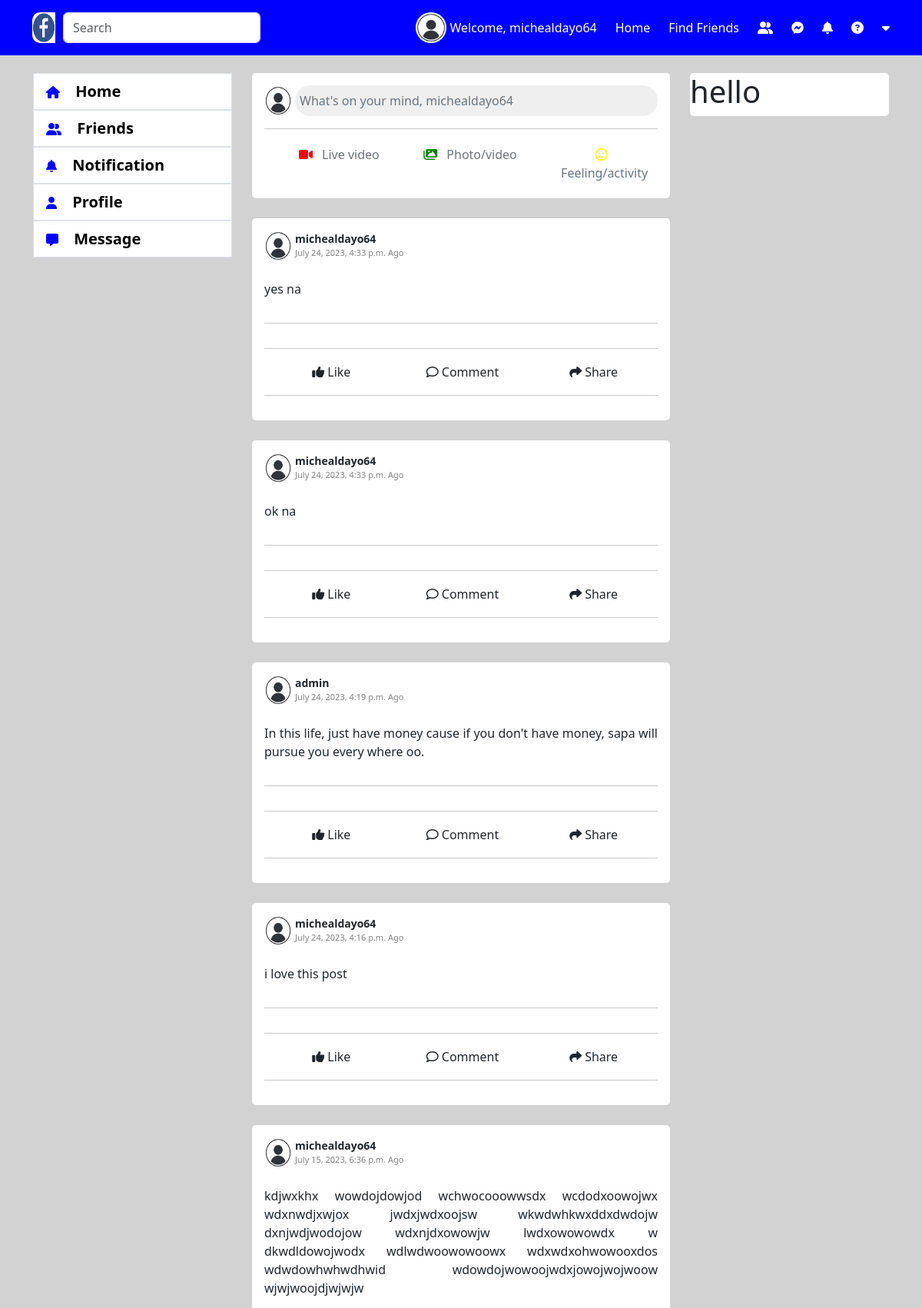
The app's page /home/ (signed in, upper part), older data.
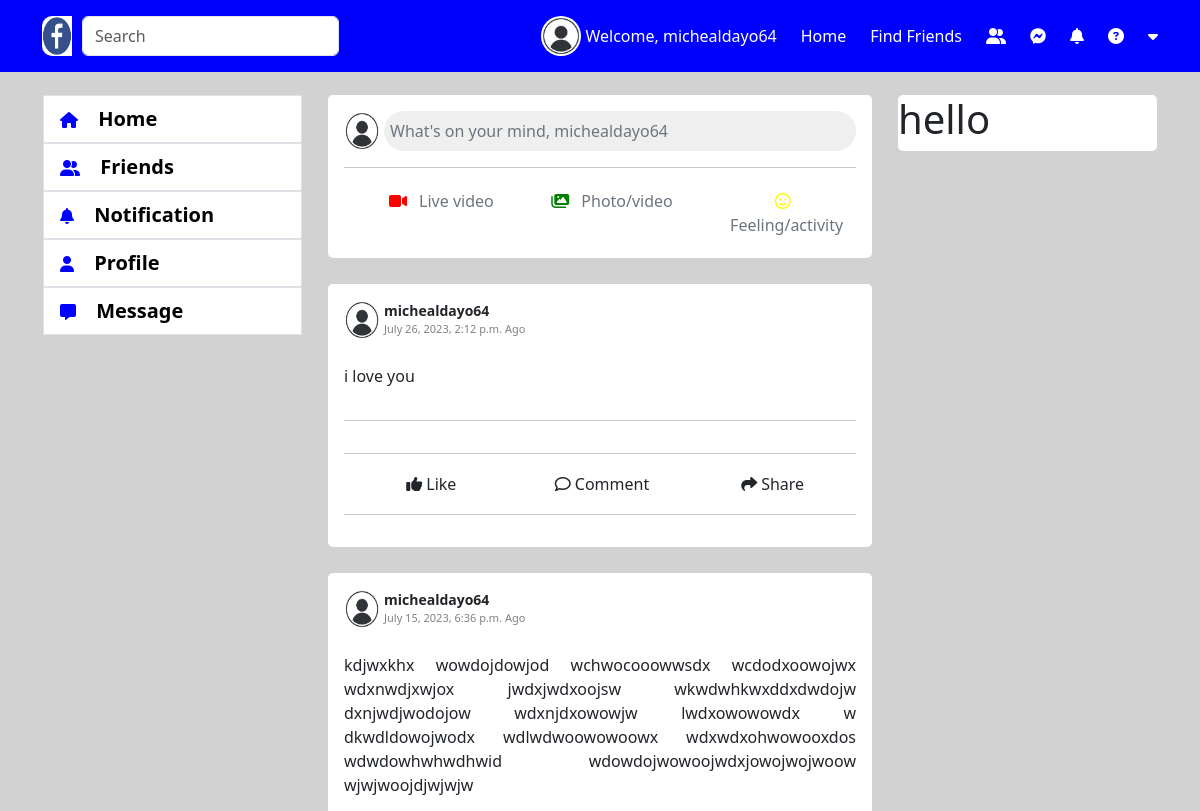
The same page, newer data.
### social_app/models.py (models this page shows, shortened)
class Post(models.Model):
    user = models.ForeignKey(
        Account, on_delete=models.CASCADE, null=True, blank=True, related_name='author')
    user_post = models.TextField(null=True, blank=True)
    image = models.ImageField(upload_to='media/', null=True, blank=True)
    date_post = models.DateTimeField(auto_now_add=True)
    date_post_update = models.DateTimeField(auto_now=True)
    user_like_post = models.ManyToManyField(Account, blank=True)

### account/models.py (models this page shows, shortened)
class Account(AbstractBaseUser):
    email 					= models.EmailField(verbose_name="email", max_length=60, unique=True)
    username 				= models.CharField(max_length=30, unique=True)
    date_joined				= models.DateTimeField(verbose_name='date joined', auto_now_add=True)
    last_login				= models.DateTimeField(verbose_name='last login', auto_now=True)
    is_admin				= models.BooleanField(default=False)
    is_active				= models.BooleanField(default=True)
    is_staff				= models.BooleanField(default=False)
    is_superuser		= models.BooleanField(default=False)
    profile_image		= models.ImageField(max_length=255, upload_to=get_profile_image_filepath, null=True, blank=True, default=get_default_profile_image)
    hide_email				= models.BooleanField(default=True)
    USERNAME_FIELD = 'email'
    REQUIRED_FIELDS = ['username']
    objects = MyAccountManager()

### social_app/views.py (the view)
# urls.py: path('', friend_index, name='friend-index')
def index(request):
    context = {}
    user = request.user
    if user.is_authenticated:
        post_list = Post.objects.all().order_by('-date_post')
        context['post_list'] = post_list
    else:
        return redirect('login')
    return render(request, 'home.html', context)

### social_app/templates/home.html (shortened to what this page needs)
{% extends 'base.html' %}
{% block content %}
{% load static %}
<br>
    <div class="row">
      <div class="col-3">
        {% include 'snippets/left-menu.html' %}
      </div>
      <div class="col-6" id="postlistid">
        {% include 'home_main_content.html' %}
        {% for i in post_list %}
        <br>
        <div class="card p-3">
          <div class="d-flex flex-row justify-content-between align-items-center">
            <div class="d-flex flex-row">
              <img class="pe-1 profile-pic" src="{{ i.user.profile_image.url }}" alt="" srcset="">
              <div class="d-flex flex-column">
                <span style="font-size: 14px; font-weight: bold;">{{ i.user.username }}</span>
                <span style="font-size: 11px; color: gray;">{{ i.date_post }} Ago</span>
              </div>
            </div>
          </div>
          <br>
          <div class="w-100" id="post">
            <p>{{ i.user_post }}</p>
          </div>
          <hr>
          <hr>
            <div class="d-flex flex-row justify-content-between">
              <div class="d-flex flex-row align-items-center justify-content-center w-50 likecommentshare" id="likeidBtn" data-id="{{ i.pk }}">
                <i class="fa-solid fa-thumbs-up p-1"></i>
                <span>Like</span>
              </div>
            <div class="d-flex flex-row align-items-center justify-content-center w-50 likecommentshare" id="commentidBtn" data-id="{{ i.pk }}">
              <i class="fa-regular fa-comment p-1"></i>
              <span>Comment</span>
            </div>
            <div class="d-flex flex-row align-items-center justify-content-center w-50 likecommentshare" id="shareidBtn">
              <i class="fa-solid fa-share p-1"></i>
              <span>Share</span>
            </div>
            </div>
          <hr>
        </div>
        {% endfor %}
      </div>
      <div class="col-3">
        <div class="card">
            <h1>hello</h1>
        </div>
      </div>
    </div>
{% endblock %}

Row changes from the older to the newer data that the page shows:
removed Post: user.profile_image (picture), user.username "michealdayo64", date_post "July 24, 2023, 4:33 p.m.", user_post "yes na"
removed Post: user.profile_image (picture), user.username "michealdayo64", date_post "July 24, 2023, 4:33 p.m.", user_post "ok na"
removed Post: user.profile_image (picture), user.username "admin", date_post "July 24, 2023, 4:19 p.m.", user_post "In this life, just have money cause if you don't have money, sapa will pursue you every where oo."
removed Post: user.profile_image (picture), user.username "michealdayo64", date_post "July 24, 2023, 4:16 p.m.", user_post "i love this post"
added Post: user.profile_image (picture), user.username "michealdayo64", date_post "July 26, 2023, 2:12 p.m.", user_post "i love you"
